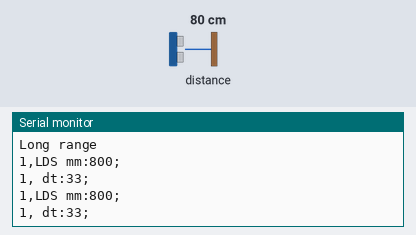
This sketch was run on a simulated ESP8266 (NodeMCU). On the bench: the last lines printed to the serial monitor. Inputs (shaded band) come from the test bench; at power-on: distance to the obstacle 80 cm.

Above: at 1.8 s.
1.9 s: distance to the obstacle set to 2 cm
At 2.7 s:
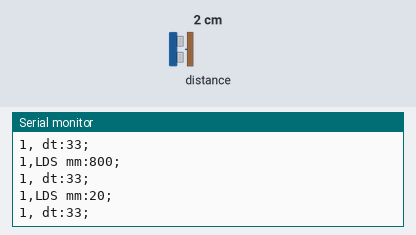
3.4 s: distance to the obstacle set to 4 cm
At 5.0 s:
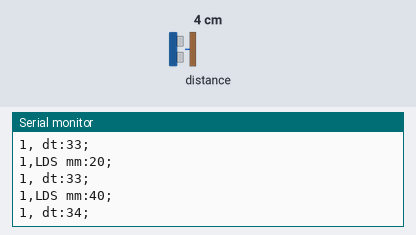
Timing chart, 0 to 6.5 s (numbered marks = the images above; inputs shaded):
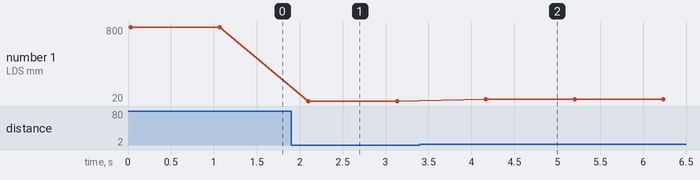

The sketch:

TestVL53L0X.ino
```cpp
/* This example shows how to get single-shot range
 measurements from the VL53L0X. The distanceSensor can optionally be
 configured with different ranging profiles, as described in
 the VL53L0X API user manual, to get better performance for
 a certain application. This code is based on the four
 "SingleRanging" examples in the VL53L0X API.

 The range readings are in units of mm. */
#define SerialSERIAL_PC Serial			//  MMI > Serial3  Test > Serial
#define SERIAL_PC_BAUD_RATE 115200
#define SERIAL_MMI Serial1			//  MMI > Serial3  Test > Serial
#define SERIAL_MMI_BAUD_RATE 115200
#define SERIAL_MSG Serial

#define MSG(s)  	SERIAL_MSG.print("1,"); SERIAL_MSG.print(F(s)); SERIAL_MSG.println(";");SERIAL_MMI.print("1,"); SERIAL_MMI.print(F(s)); SERIAL_MMI.println(";");
#define MSG2(s,v)  	SERIAL_MSG.print("1,"); SERIAL_MSG.print(F(s)); SERIAL_MSG.print(v); SERIAL_MSG.println(";"); SERIAL_MMI.print("1,"); SERIAL_MMI.print(s); SERIAL_MMI.print(v); SERIAL_MMI.println(";");

#define MSG3(s,v,t) SERIAL_MSG.print("1,"); SERIAL_MSG.print(F(s)); SERIAL_MSG.print(v); SERIAL_MSG.print(F(t)); SERIAL_MSG.println(";");SERIAL_MMI.print("1,"); SERIAL_MMI.print(F(s)); SERIAL_MMI.print(v); SERIAL_MMI.print(F(t)); SERIAL_MMI.println(";");


// utilizzo di Wire - bloccante se il sensore è spento o non risponde
//#include <Wire\Wire.h>
#include <arduino.h>
#include <Wire.h>
// verione non bloccante da
//#include <nbWire\nbWire.h>
//#include <I2Cdev\I2Cdev.h>
#include <VL53L0X.h>

VL53L0X LDS;


// Uncomment this line to use long range mode. This
// increases the sensitivity of the distanceSensor and extends its
// potential range, but increases the likelihood of getting
// an inaccurate reading because of reflections from objects
// other than the intended target. It works best in dark
// conditions.

#define LONG_RANGE


// Uncomment ONE of these two lines to get
// - higher speed at the cost of lower accuracy OR
// - higher accuracy at the cost of lower speed

//#define HIGH_SPEED
//#define HIGH_ACCURACY


void setup()
{
	Serial.begin(SERIAL_PC_BAUD_RATE);
	SERIAL_MMI.begin(SERIAL_MMI_BAUD_RATE);
	//Wire.begin();
	Wire.begin(D5, D6);
	//Wire.setTimeout(1000);
	Serial.println("test VL53L0X distance sensor");
	Serial.print("inizializzo...");
	bool initDone = false;
	while (!initDone)
	{
		if(LDS.init())
		{
		Serial.println("..init OK");
		initDone = true;
		}
		else
		{
		Serial.println("..init FAIL");
		delay(500);
		}
	}


	LDS.setTimeout(500);

	#if defined LONG_RANGE
		Serial.println("Long range");
		// lower the return signal rate limit (default is 0.25 MCPS)
		LDS.setSignalRateLimit(0.1);
		// increase laser pulse periods (defaults are 14 and 10 PCLKs)
		LDS.setVcselPulsePeriod(VL53L0X::VcselPeriodPreRange, 18);
		LDS.setVcselPulsePeriod(VL53L0X::VcselPeriodFinalRange, 14);
	#endif

	#if defined HIGH_SPEED
		// reduce timing budget to 20 ms (default is about 33 ms)
		distanceSensor.setMeasurementTimingBudget(20000);
	#elif defined HIGH_ACCURACY
		Serial.println("High Accuracy");
		// increase timing budget to 200 ms
		distanceSensor.setMeasurementTimingBudget(200000);
	#endif
}
uint16_t d = 0;
uint32_t t1, t2;

void loop()
{
	t1 = millis();
	d = LDS.readRangeSingleMillimeters();
	t2 = millis();
	//SERIAL_MMI.print("\n1,"); SERIAL_MMI.print(d); SERIAL_MMI.print(";");
	//SERIAL_PC.print("\n1,");
//	Serial.println(d);// SERIAL_PC.print(";");
	MSG2("LDS mm:", d);
	MSG2(" dt:", t2-t1);

	if (LDS.timeoutOccurred()) {
		Serial.println("LDS Timeout");
		MSG("  TIMEOUT ");
		Wire.begin();

		LDS.init();

	}
	delay(1000);
 }
```

Measured:
- after the input at 1.9 s, the serial monitor: prints a new line after 0.20 s (image 1)
- after the input at 3.4 s, the serial monitor: prints a new line after 0.77 s (image 2)
- plotted number 1: 800 → 20 after the input at 1.9 s, 20 → 40 after the input at 3.4 s
